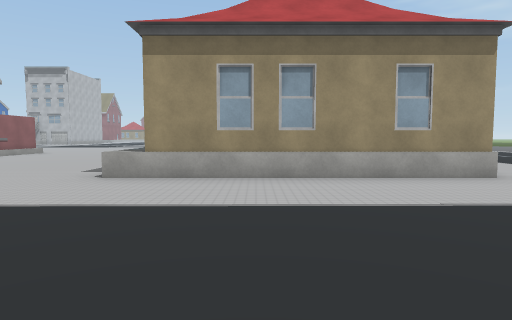
[1] (above)

24 first-person views from a walk through a scene from a Unity 3-D project. The camera is 1.2 m above the floor, tilts 4° down and sees 75° across. The floor is counted in squares, 2 m on a side. Each view is taken from the middle of a square. On the plan, view 1 faces up. The plan holds only what a view shows up to about 10 squares ahead; the rest is blank. The place goes on beyond the plan. Door leaves are left out, so doorways stand open. Some surface patterns are stand-ins.

[2]
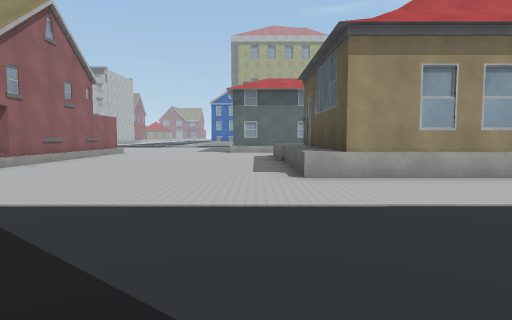

[3]
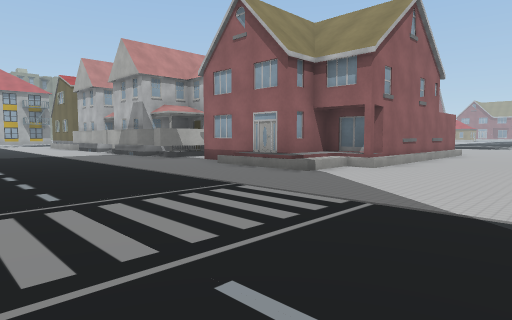

[4]
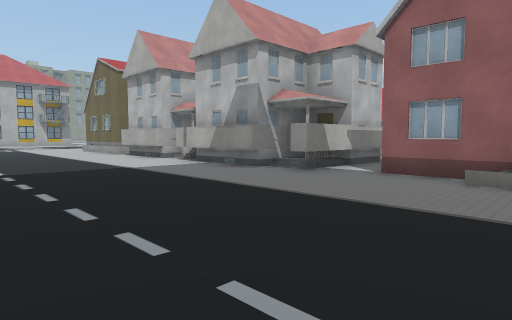

[5]
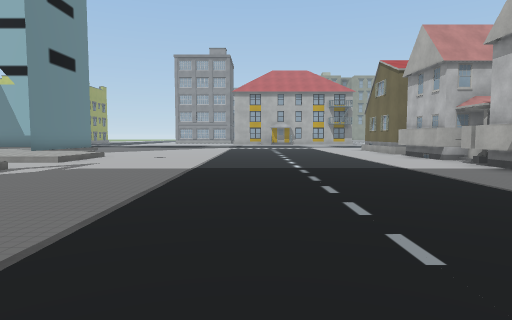

[6]
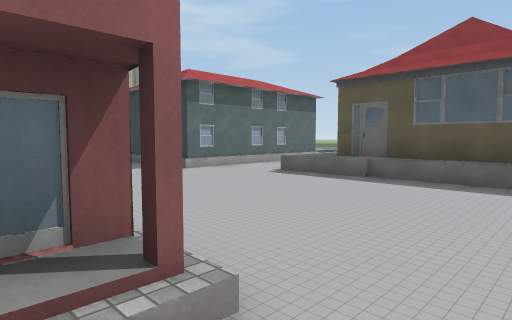

[7]
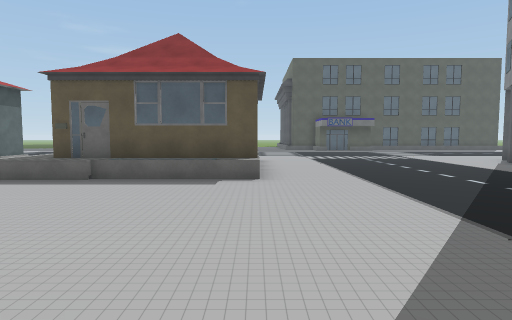

[8]
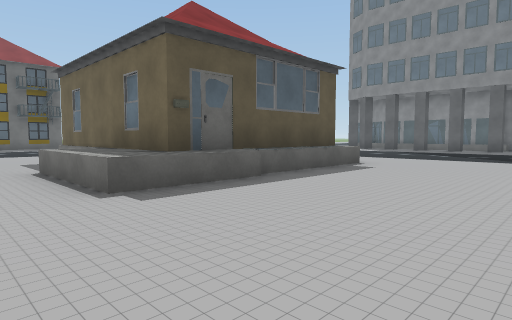

[9]
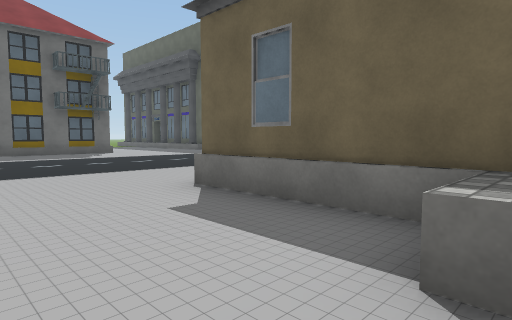

[10]
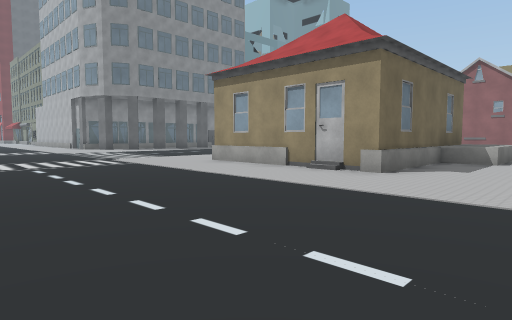

[11]
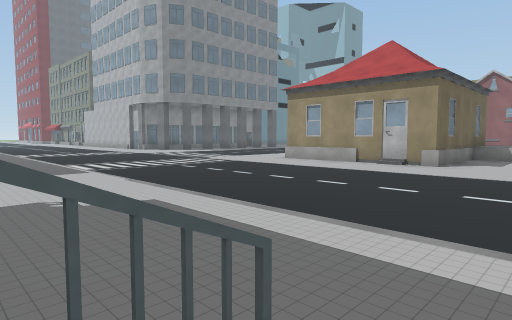

[12]
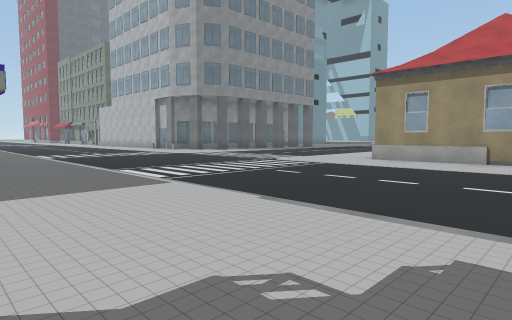

[13]
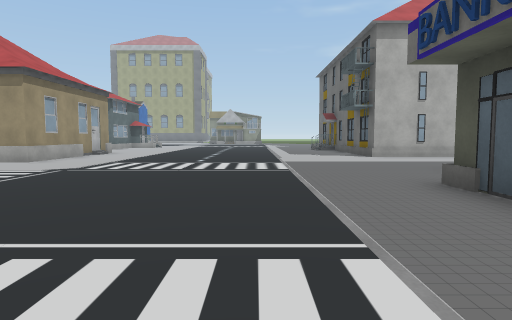

[14]
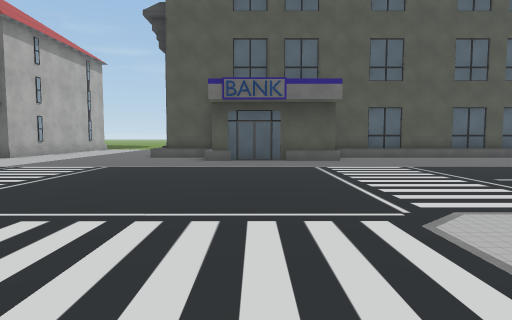

[15]
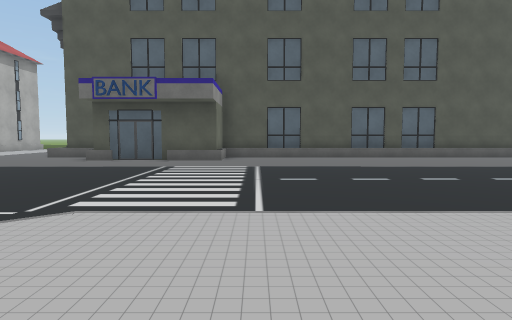

[16]
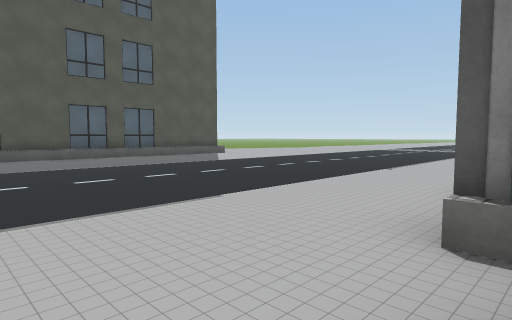

[17]
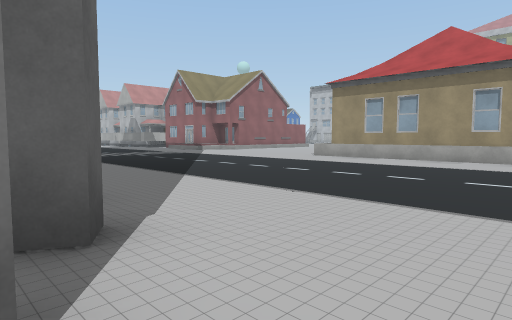

[18]
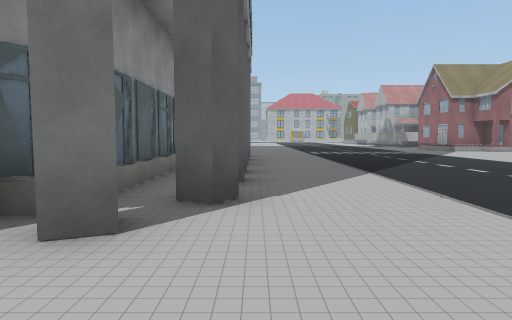

[19]
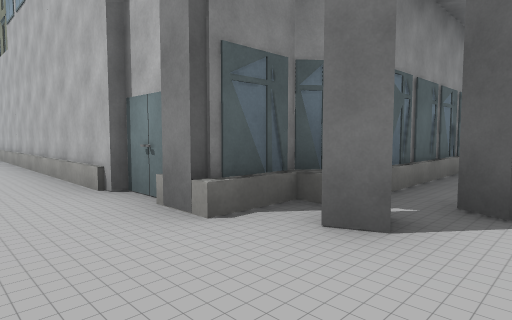

[20]
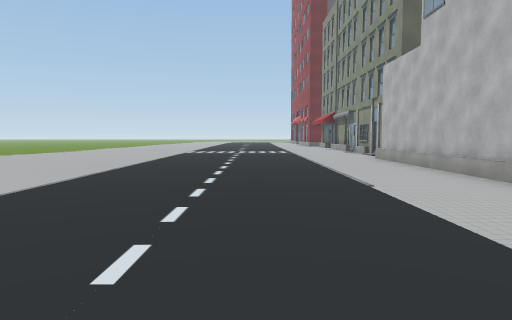

[21]
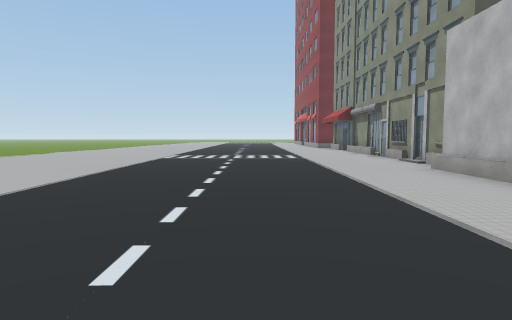

[22]
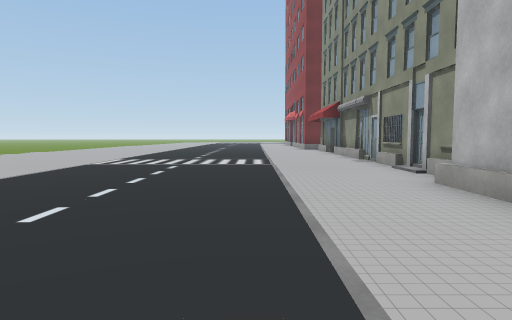

[23]
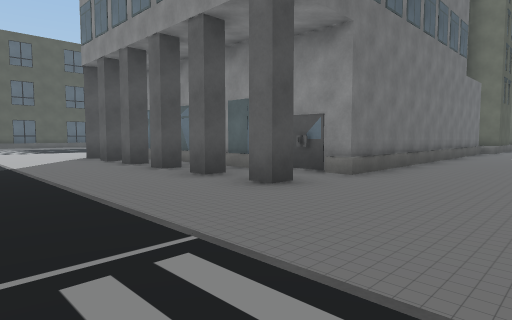

[24]
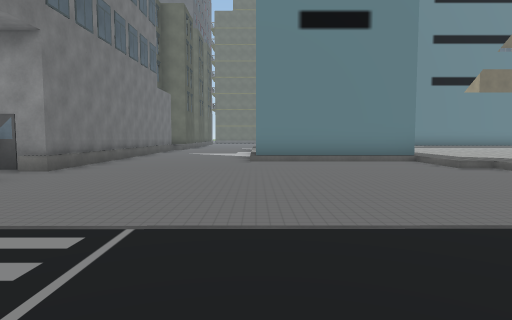

### Floor plan
Key: @ floor where view 1 was taken; # wall or solid block; . main floor; : floor 0.25 m higher than the main floor; + floor 0.5 m higher than the main floor; / step, stairs or slope; B building.
Columns run from 21 left of view 1 to 13 right of it. Each row starts with its distance up from view 1.
 12               ...... ............/
 11              B....................
 10              B.....BBB............B
  9              B.....BBBBB#.........
  8      B B  BBBB.....BBBBB#.........
  7  B   BBB. BBBB.....BBBBBB.........B
  6  BBB BBB.BBB /.....BBBBBB..........
  5  BB.BBBB..///......BBBBBB..........
  4  ..................................
  3 ..................................#
  2 ..................................#
  1  ................................##
  0  ....................@...........#
 -1  ................................#
 -2  ................................##
 -3  ...............B..BB..B..........#
 -4  ......................BB.........#
 -5  /:/./ :........BBBBBBBBB.........#
 -6  ::/   :/.......B       B.........#
 -7  ::   ::/####...B       +.........#
 -8      ::::    ...B        .........#
 -9      :::     ...B        .........#
-10               ..B       B.........#
-11                .B       B.........#
-12                .B       B.........
-13                         B..........
-14                         B..........
-15                         B..........
-16                         #..........
-17                         B..........
-18                         #..........

Positions as (right, up) in squares from view 1, and headings:
1: (0, 0), facing up
2: (-3, 0), facing up
3: (-5, 0), facing up-left
4: (-10, 0), facing up-left
5: (-10, 0), facing left
6: (-9, 5), facing up-right
7: (-9, 5), facing right
8: (-6, 12), facing down-right
9: (0, 12), facing down-right
10: (9, 12), facing down-left
11: (12, 12), facing down-left
12: (12, 9), facing down-left
13: (9, -3), facing up
14: (3, 0), facing right
15: (3, -3), facing right
16: (3, -3), facing down-right
17: (4, -4), facing up-left
18: (5, -3), facing left
19: (5, -3), facing down-left
20: (7, -5), facing down
21: (7, -8), facing down
22: (6, -10), facing down
23: (-8, 0), facing down-right
24: (-9, 1), facing down
